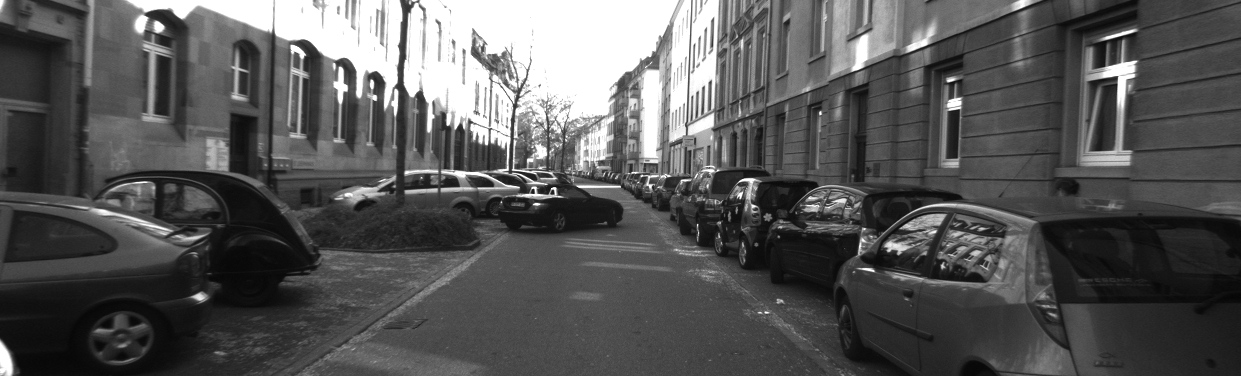
#> input picture week4/000045_10.png, 1241 x 376 px
$ python pyflow_optflow.py
#> lines starting #> are read from the running program, lines starting #| are printed output that depends on the picture
#> further down, frame1_rgb is the input picture: shape (376, 1241, 3); min 5, max 255, mean 87
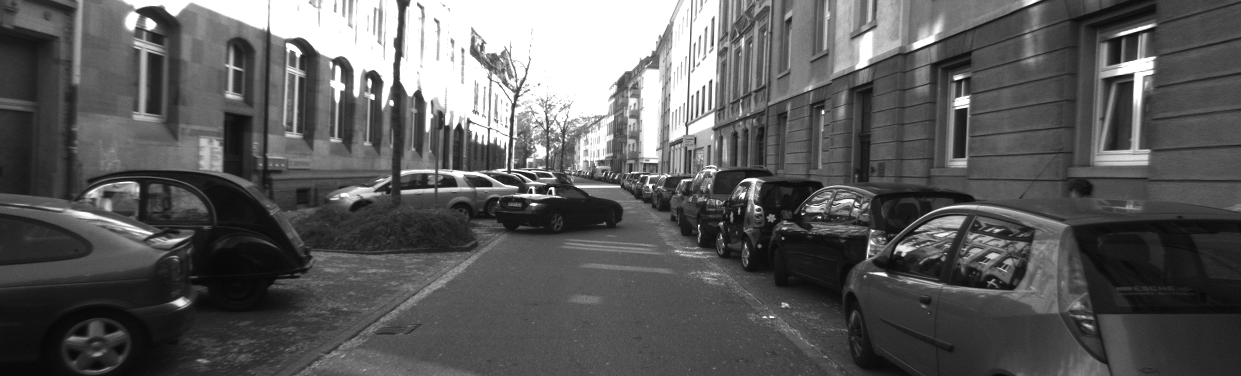
#> input picture week4/000045_11.png, 1241 x 376 px
#> further down, frame2_rgb is the input picture: shape (376, 1241, 3); min 6, max 255, mean 91.7
from __future__ import absolute_import
from __future__ import division
from __future__ import print_function
# from __future__ import unicode_literals
import numpy as np
from PIL import Image
import time
import argparse
from pyflow import pyflow
import cv2
import sys
sys.path.insert(0,'../')
from metrics import flow_metrics

parser = argparse.ArgumentParser(
    description='Demo for python wrapper of Coarse2Fine Optical Flow')
parser.add_argument(
    '-viz', dest='viz', action='store_true',
    help='Visualize (i.e. save) output of flow.')
parser.add_argument('-alg', type=str, default='pyflow', help='')

def read_file(path):
    """Read an optical flow map from disk
    Optical flow maps are stored in disk as 3-channel uint16 PNG images,
    following the method described in the KITTI optical flow dataset 2012
    (http://www.cvlibs.net/datasets/kitti/eval_stereo_flow.php?benchmark=flow).
    Returns:
      numpy array with shape [height, width, 3]. The first and second channels
      denote the corresponding optical flow 2D vector (u, v). The third channel
      is a mask denoting if an optical flow 2D vector exists for that pixel.
      Vector components u and v values range [-512..512].
    """
#> called with path = '../gt_000045_10.png'
    data = cv2.imread(path, -1).astype('float32')
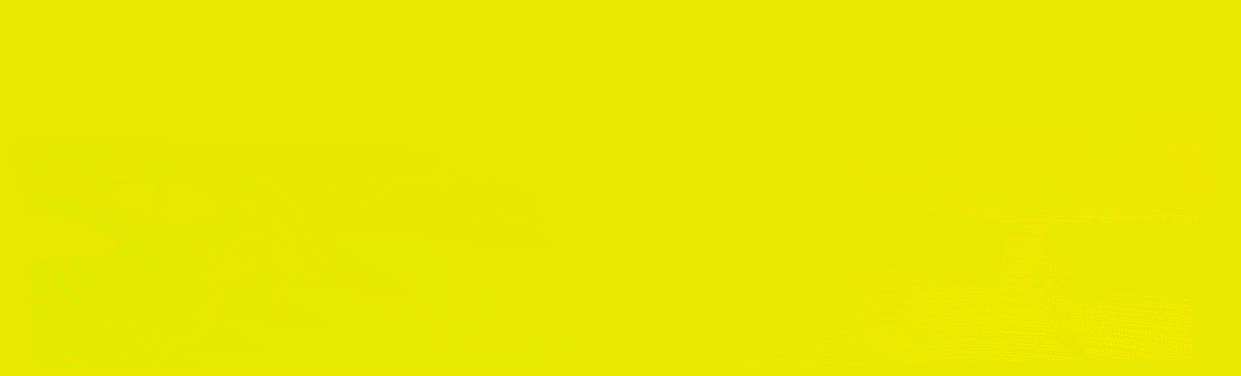
#> input picture week4/gt_000045_10.png, 1241 x 376 px
    result = np.empty(data.shape, dtype='float32')
    result[:,:,0] = (data[:,:,2] - 2**15) / 64
#> result: shape (376, 1241, 3) float32; 0.01% of the values are NaN or infinite; the others: min -3.35e+38, max 3.28e+38, mean nan
    result[:,:,1] = (data[:,:,1] - 2**15) / 64
#> result: shape (376, 1241, 3) float32; 0% of the values are NaN or infinite; the others: min -3.35e+38, max 3.25e+38, mean nan
    result[:,:,2] = data[:,:,0]
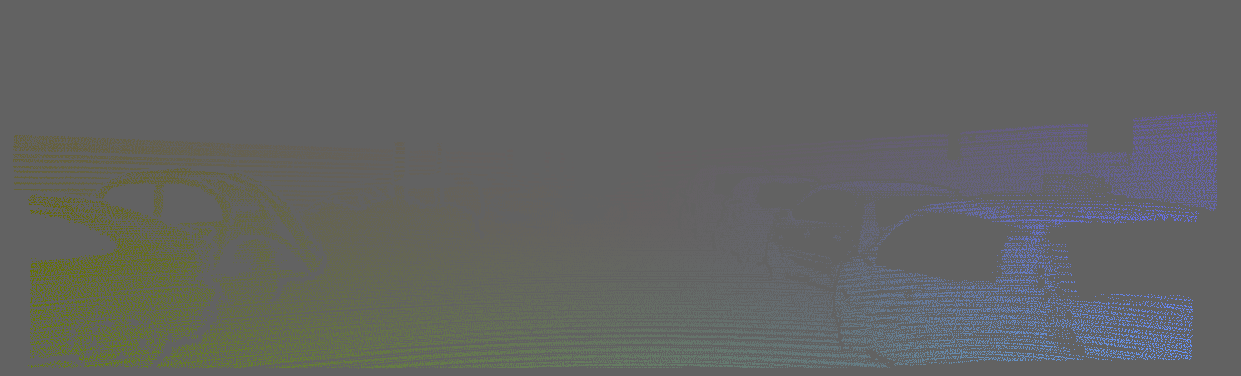
#> result: shape (376, 1241, 3) float32; mean B, G, R 0.1, 0.7, 0.2; drawn with min black and max white

    return result


def coarse2Fine(prev_frame, curr_frame, args):
    prev_frame_gray_nc = cv2.cvtColor(prev_frame, cv2.COLOR_BGR2GRAY)
    curr_frame_gray_nc = cv2.cvtColor(curr_frame, cv2.COLOR_BGR2GRAY)

    prev_frame_gray = prev_frame_gray_nc[:, :, np.newaxis]
    curr_frame_gray = curr_frame_gray_nc[:, :, np.newaxis]

    prev_array = np.asarray(prev_frame_gray)
    curr_array = np.asarray(curr_frame_gray)

    # prev_array = np.asarray(prev_frame)
    # curr_array = np.asarray(curr_frame)

    prev_array = prev_array.astype(float) / 255.
    curr_array = curr_array.astype(float) / 255.

    # Flow Options:
    alpha = 0.012
    ratio = 0.75
    minWidth = 20
    nOuterFPIterations = 7
    nInnerFPIterations = 1
    nSORIterations = 30
    colType = 0  # 0 or default:RGB, 1:GRAY (but pass gray image with shape (h,w,1))

    s = time.time()
#> (the run stopped early here; a loop or call above may not have finished)
